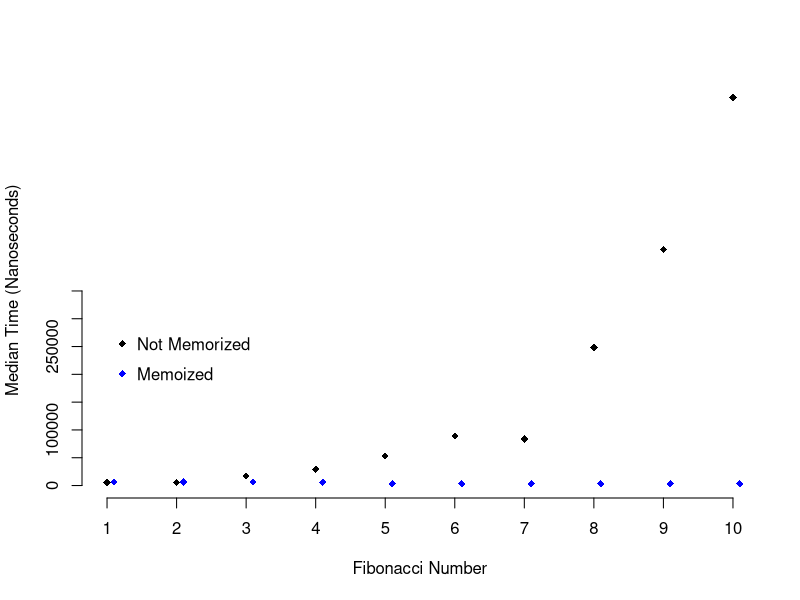

This figure's R source:
library(purrr)

# Recursive functions -----------------------------------------------------

# Recursion is very powerful tool, both mentally and in software development,
# for solving problems. Recursive functions have two main parts: a few easy to
# solve problems called “base cases,” and then a case for more complicated problems 
# where the function is called inside of itself. The central philosophy of
# recursive programming is that problems can be broken down into simpler parts, 
# and then combining those simple answers results in the answer to a complex problem.

# Imagine you wanted to write a function that adds together all of the numbers
# in a vector. You could of course accomplish this with a loop:

vector_sum_loop <- function(v){
  result <- 0
  for(i in v){
    result <- result + i
  }
  result
}

vector_sum_loop(c(5, 40, 91))

# You could also think about how to solve this problem recursively. 
# First ask yourself: what’s the base case of finding the sum of a vector? 
# If the vector only contains one element, then the sum is just the 
# value of that element. In the more complex case the vector has more than 
# one element. We can remove the first element of the vector, 
# but then what should we do with the rest of the vector? 
# Thankfully we have a function for computing the sum of all of
# the elements of a vector because we’re writing that function right now! 
# So we’ll add the value of the first element of the vector to whatever the cumulative
# sum is of the rest of the vector.
# The resulting function is illustrated below:
  
vector_sum_rec <- function(v){
  if(length(v) == 1){
    v
  } else {
    v[1] + vector_sum_rec(v[-1])
  }
}

vector_sum_rec(c(5, 40, 91))

# Another useful exercise for thinking about applications for recursion is computing
# the Fibonacci sequence. The Fibonacci sequence is a sequence of 
# integers that starts: 0, 1, 1, 2, 3, 5, 8 where each proceeding integer is 
# the sum of the previous two integers. This fits into a recursive mental 
# framework very nicely since each subsequent number depends on the previous two numbers.

# Let’s write a function to compute the nth digit of the Fibonacci sequence
# such that the first number in the sequence is 0, the second number
# is 1, and then all proceeding numbers are the sum of the
# n - 1 and the n - 2 Fibonacci number. It is immediately evident that there are three base cases:
  
#  n must be greater than 0.

#  When n is equal to 1, return 0.

#  When n is equal to 2, return 1.

# And then the recursive case:
# Otherwise return the sum of the n - 1 Fibonacci number and the n - 2 Fibonacci number.

# Let’s turn those words into code:

fib <- function(n){
  stopifnot(n > 0)
  if(n == 1){
    0
  } else if(n == 2){
    1
  } else {
    fib(n - 1) + fib(n - 2)
  }
}

fib(7)

map_dbl(1:12, fib)

# This duplication of computation slows down your program significantly as you 
# calculate larger numbers in the Fibonacci sequence. Thankfully you can use
# a technique called memoization in order to speed this computation up. 
# Memoization stores the value of each calculated Fibonacci number in table so that
# once a number is calculated you can look it up instead of needing to recalculate it!
  
# Below is an example of a function that can calculate the first 25 Fibonacci
# numbers. First we’ll create a very simple table which is just a vector containing
# 0, 1, and then 23 NAs. First the fib_mem()function will check if the number is
# in the table, and if it is then it is returned. Otherwise the Fibonacci number 
# is recursively calculated and stored in the table. Notice that we’re using 
# the complex assignment operator <<- in order to modify the table outside the
# scope of the function. 

fib_tbl <- c(0, 1, rep(NA, 23))

fib_mem <- function(n){
  stopifnot(n > 0)
  if(!is.na(fib_tbl[n])){
    fib_tbl[n]
  } else {
    fib_tbl[n - 1] <<- fib_mem(n - 1)
    fib_tbl[n - 2] <<- fib_mem(n - 2)
    fib_tbl[n - 1] + fib_tbl[n - 2]
  }
}

fib_mem(7)

map_dbl(1:12, fib_mem)

# It works! But is it any faster than the original fib()? Below I’m going to
# use the microbenchmark package in order assess whether fib()or fib_mem() is faster:

library(microbenchmark)
library(tidyr)
library(dplyr)

fib_data <- map(1:10, function(x){microbenchmark(fib(x), times = 100)$time})
names(fib_data) <- paste0(letters[1:10], 1:10)
fib_data <- as.data.frame(fib_data)

fib_data %<>%
  gather(num, time) %>%
  group_by(num) %>%
  summarise(med_time = median(time))

memo_data <- map(1:10, function(x){microbenchmark(fib_mem(x))$time})
names(memo_data) <- paste0(letters[1:10], 1:10)
memo_data <- as.data.frame(memo_data)

memo_data %<>%
  gather(num, time) %>%
  group_by(num) %>%
  summarise(med_time = median(time))

plot(1:10, fib_data$med_time, xlab = "Fibonacci Number", ylab = "Median Time (Nanoseconds)",
     pch = 18, bty = "n", xaxt = "n", yaxt = "n")
axis(1, at = 1:10)
axis(2, at = seq(0, 350000, by = 50000))
points(1:10 + .1, memo_data$med_time, col = "blue", pch = 18)
legend(1, 300000, c("Not Memorized", "Memoized"), pch = 18, 
       col = c("black", "blue"), bty = "n", cex = 1, y.intersp = 1.5)